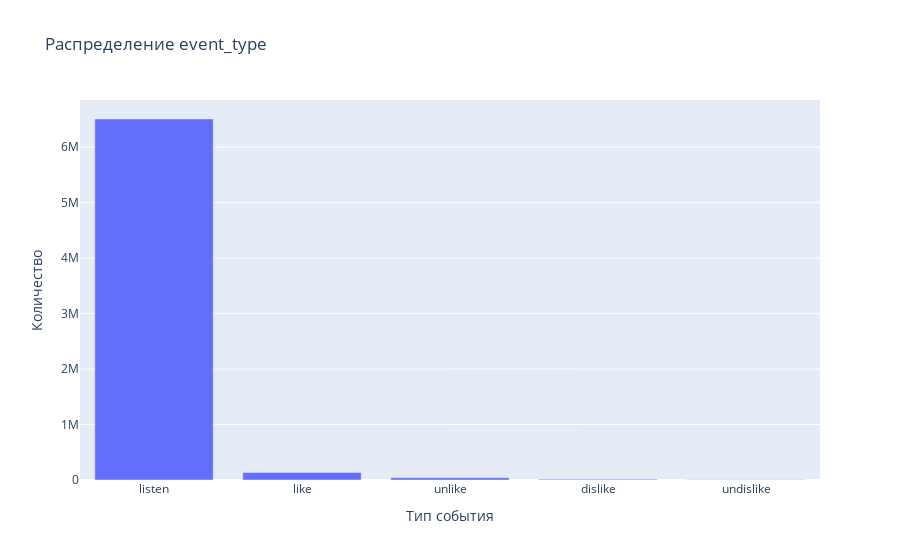

Write notebook code for a chart like this one.
### Markdown cell above
Несмотря на то, что в документации описаны типы событий, повторно посмотрим какие есть и в какой количестве

### Code cell
import plotly.express as px

fig = px.bar(
    data["event_type"].value_counts().reset_index(),
    x="index",
    y="event_type",
    labels={"index": "Тип события", "event_type": "Количество"},
    title="Распределение event_type"
)

fig.show()

### Figure 1 — Plotly figure (JSON) as saved in the notebook; plotly's stock layout.template omitted (floating-point values rounded to 4 significant figures)
{"data": [{"hovertemplate": "Тип события=%{x}<br>Количество=%{y}<extra></extra>", "legendgroup": "", "marker": {"color": "#636efa", "pattern": {"shape": ""}}, "name": "", "orientation": "v", "showlegend": false, "textposition": "auto", "type": "bar", "x": ["listen", "like", "unlike", "dislike", "undislike"], "xaxis": "x", "y": [6507669, 136088, 41528, 14407, 2532], "yaxis": "y"}], "layout": {"barmode": "relative", "legend": {"tracegroupgap": 0}, "title": {"text": "Распределение event_type"}, "xaxis": {"anchor": "y", "domain": [0, 1], "title": {"text": "Тип события"}}, "yaxis": {"anchor": "x", "domain": [0, 1], "title": {"text": "Количество"}}}}
